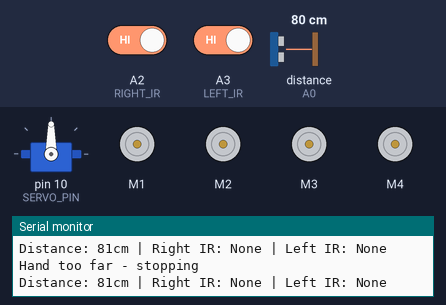
A sketch run on a simulated Arduino Uno, built with avr-gcc and run on an emulated ATmega328P. On the bench: servo, 4 × DC motor (green arrow = forward, orange = backward, longer = faster), the last lines printed to the serial monitor. Inputs (shaded band) come from the test bench; at power-on: distance to the obstacle (sensor on A0) 80 cm, A2 (RIGHT_IR) HIGH, A3 (LEFT_IR) HIGH. The echo pulse lasts 58.3 µs per cm.

Above: at 4.4 s.
4.5 s: distance to the obstacle (sensor on A0) set to 18 cm
At 5.2 s:
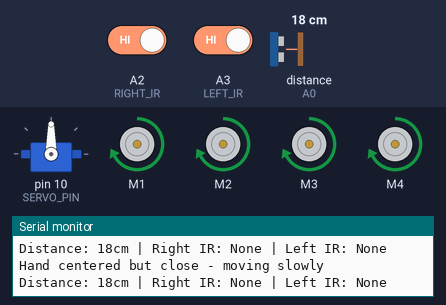
6.1 s: distance to the obstacle (sensor on A0) set to 47 cm
At 7.2 s:
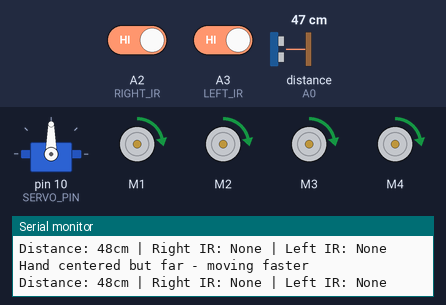
7.7 s: distance to the obstacle (sensor on A0) set to 54 cm
At 8.22 s:
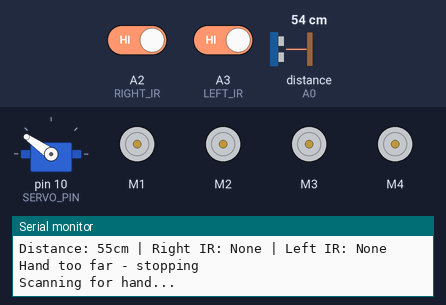
At 8.63 s:
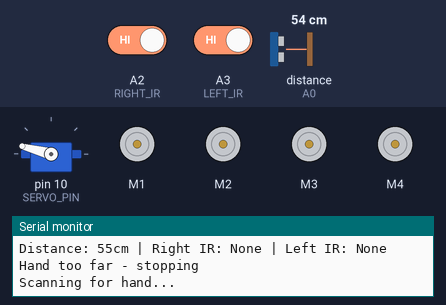
10.7 s: distance to the obstacle (sensor on A0) set to 120 cm
13.7 s: distance to the obstacle (sensor on A0) set to 97 cm
16.7 s: A2 (RIGHT_IR) driven LOW
Timing chart, 0 to 20.7 s (numbered marks = the images above; inputs shaded):
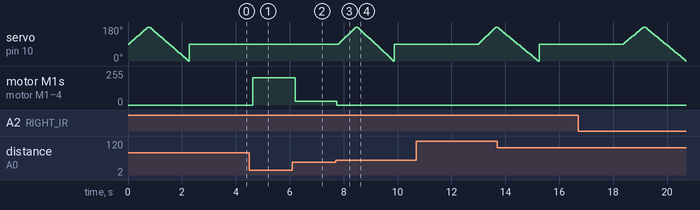

The sketch:

Arduino_Follow_Me_Robot.ino
```cpp
/*
 * Hand-Following Robot
 *
 * This robot uses ultrasonic and IR sensors to detect and follow a hand.
 * When it detects a hand at an appropriate distance, it automatically follows it.
 *
 * Hardware:
 * - Arduino Uno/Nano
 * - L293D Motor Driver Shield
 * - Ultrasonic Sensor (HC-SR04)
 * - 2x IR Sensors
 * - 4x TT Gear Motors
 * - SG90 Servo Motor (for scanning)
 *
 * Connections:
 * - Ultrasonic: Trigger->A1, Echo->A0
 * - IR Sensors: Right->A2, Left->A3
 * - Motors connected through Motor Shield
 * - Servo: Signal->D10
 */

#include <NewPing.h>      // For ultrasonic sensor
#include <Servo.h>        // For servo motor
#include <AFMotor.h>      // For Adafruit/generic L293D motor shield

// Pin Definitions
#define TRIGGER_PIN  A1   // Ultrasonic sensor trigger pin
#define ECHO_PIN     A0   // Ultrasonic sensor echo pin
#define RIGHT_IR     A2   // Right IR sensor pin
#define LEFT_IR      A3   // Left IR sensor pin
#define SERVO_PIN    10   // Servo motor pin

// Constants
#define MAX_DISTANCE     100  // Maximum ultrasonic sensing distance (cm)
#define MIN_DISTANCE     10   // Minimum follow distance (too close, stop)
#define OPTIMAL_DISTANCE 20   // Target distance to maintain from hand
#define MAX_FOLLOW       50   // Maximum distance to start following
#define MOTOR_SPEED      255  // Base motor speed (0-255)
#define TURN_SPEED       255  // Speed when turning

// Setup objects for sensors and motors
NewPing sonar(TRIGGER_PIN, ECHO_PIN, MAX_DISTANCE);
Servo scanServo;

// Create motor objects - using all 4 channels
AF_DCMotor frontRight(1, MOTOR12_1KHZ); // Front right motor on M1
AF_DCMotor frontLeft(2, MOTOR12_1KHZ);  // Front left motor on M2
AF_DCMotor backRight(3, MOTOR34_1KHZ);  // Back right motor on M3
AF_DCMotor backLeft(4, MOTOR34_1KHZ);   // Back left motor on M4

// Variables
unsigned int distance = 0;    // Distance from ultrasonic
bool rightDetected = false;   // IR sensor detection flags
bool leftDetected = false;
unsigned long lastScanTime = 0;  // For periodic scanning when idle

void setup() {
  // Initialize serial communication
  Serial.begin(9600);
  Serial.println("Hand-Following Robot Initializing...");

  // Initialize IR sensors as inputs
  pinMode(RIGHT_IR, INPUT);
  pinMode(LEFT_IR, INPUT);

  // Initialize servo
  scanServo.attach(SERVO_PIN);
  scanServo.write(90); // Center position

  // Initialize motors (start with stopped)
  frontRight.setSpeed(0);
  frontLeft.setSpeed(0);
  backRight.setSpeed(0);
  backLeft.setSpeed(0);

  stopMotors();

  // Initial scan to show the robot is ready
  scanForHand();

  Serial.println("Robot Ready!");
  delay(1000);
}

void loop() {
  // Read sensors
  readSensors();

  // Main decision logic for following hand
  if (distance > 0) { // If distance is 0, sensor detected nothing
    if (distance < MIN_DISTANCE) {
      // Hand too close - stop
      Serial.println("Hand too close - stopping");
      stopMotors();
    }
    else if (distance <= MAX_FOLLOW) {
      // Hand in follow range - determine direction
      if (!rightDetected && leftDetected) {
        // Hand detected on left side
        Serial.println("Hand on left - turning left");
        turnLeft();
      }
      else if (rightDetected && !leftDetected) {
        // Hand detected on right side
        Serial.println("Hand on right - turning right");
        turnRight();
      }
      else {
        // Hand centered or both IR sensors triggered
        // Adjust speed based on distance
        if (distance < OPTIMAL_DISTANCE) {
          // Slightly closer than optimal - slow down
          Serial.println("Hand centered but close - moving slowly");
          moveForward(MOTOR_SPEED - 50);
        }
        else if (distance > OPTIMAL_DISTANCE + 10) {
          // Further than optimal - speed up
          Serial.println("Hand centered but far - moving faster");
          moveForward(MOTOR_SPEED + 30);
        }
        else {
          // At optimal distance - maintain speed
          Serial.println("Hand centered at optimal distance - following");
          moveForward(MOTOR_SPEED);
        }
      }
    }
    else {
      // Hand too far away - stop and scan
      Serial.println("Hand too far - stopping");
      stopMotors();

      // Periodically scan when idle
      if (millis() - lastScanTime > 3000) { // Every 3 seconds
        scanForHand();
        lastScanTime = millis();
      }
    }
  }
  else {
    // No hand detected - stop and scan
    Serial.println("No hand detected - stopping");
    stopMotors();

    // Periodically scan when idle
    if (millis() - lastScanTime > 3000) { // Every 3 seconds
      scanForHand();
      lastScanTime = millis();
    }
  }

  // Small delay for stability
  delay(50);
}

void readSensors() {
  // Read ultrasonic sensor (in cm)
  distance = sonar.ping_cm();

  // Read IR sensors (typically LOW when object detected, HIGH when nothing detected)
  // But this might be reversed for some sensors - adjust as needed
  rightDetected = (digitalRead(RIGHT_IR) == LOW);
  leftDetected = (digitalRead(LEFT_IR) == LOW);

  // Debug output
  Serial.print("Distance: ");
  Serial.print(distance);
  Serial.print("cm | Right IR: ");
  Serial.print(rightDetected ? "Detected" : "None");
  Serial.print(" | Left IR: ");
  Serial.println(leftDetected ? "Detected" : "None");
}

void moveForward(int speed) {
  frontRight.setSpeed(speed);
  frontLeft.setSpeed(speed);
  backRight.setSpeed(speed);
  backLeft.setSpeed(speed);

  frontRight.run(FORWARD);
  frontLeft.run(FORWARD);
  backRight.run(FORWARD);
  backLeft.run(FORWARD);
}

void turnRight() {
  frontRight.setSpeed(TURN_SPEED);
  frontLeft.setSpeed(TURN_SPEED);
  backRight.setSpeed(TURN_SPEED);
  backLeft.setSpeed(TURN_SPEED);

  frontRight.run(BACKWARD);
  frontLeft.run(FORWARD);
  backRight.run(BACKWARD);
  backLeft.run(FORWARD);
}

void turnLeft() {
  frontRight.setSpeed(TURN_SPEED);
  frontLeft.setSpeed(TURN_SPEED);
  backRight.setSpeed(TURN_SPEED);
  backLeft.setSpeed(TURN_SPEED);

  frontRight.run(FORWARD);
  frontLeft.run(BACKWARD);
  backRight.run(FORWARD);
  backLeft.run(BACKWARD);
}

void stopMotors() {
  frontRight.run(RELEASE);
  frontLeft.run(RELEASE);
  backRight.run(RELEASE);
  backLeft.run(RELEASE);
}

void scanForHand() {
  Serial.println("Scanning for hand...");

  // Scan from center to right
  for (int pos = 90; pos <= 180; pos += 5) {
    scanServo.write(pos);
    delay(30);

    // Check for hand during scan
    if (sonar.ping_cm() > 0 && sonar.ping_cm() < MAX_FOLLOW) {
      Serial.println("Hand detected during scan!");
      scanServo.write(90); // Return to center
      return;
    }
  }

  // Scan from right to left
  for (int pos = 180; pos >= 0; pos -= 5) {
    scanServo.write(pos);
    delay(30);

    // Check for hand during scan
    if (sonar.ping_cm() > 0 && sonar.ping_cm() < MAX_FOLLOW) {
      Serial.println("Hand detected during scan!");
      scanServo.write(90); // Return to center
      return;
    }
  }

  // Return to center
  scanServo.write(90);
  lastScanTime = millis(); // Update scan time
}
```

Measured:
- the behaviour switches between 49 and 50 cm on distance to the obstacle (sensor on A0) (found by bisection; images 2 and 3)
- after the input at 4.5 s, servo on pin 10 (SERVO_PIN): stays 90° (without the input it goes to 95° after 0.86 s); motor M1–4: stopped → forward 205/255 after 0.12 s
- after the input at 6.1 s, motor M1–4: forward 205/255 → forward 29/255 after 0.11 s
- after the input at 7.7 s, motor M1–4: forward 29/255 → stopped after 0.05 s
